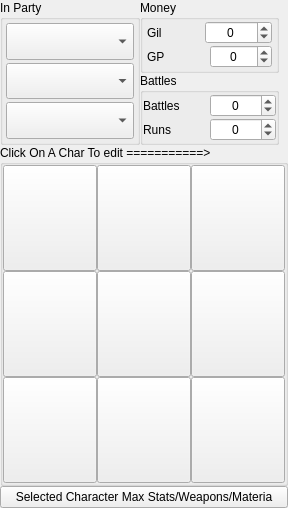
      <widget class="QWidget" name="tab_party">
       <property name="focusPolicy">
        <enum>Qt::NoFocus</enum>
       </property>
       <attribute name="title">
        <string>Party</string>
       </attribute>
       <layout class="QHBoxLayout" name="horizontalLayout_18">
        <property name="spacing">
         <number>0</number>
        </property>
        <property name="leftMargin">
         <number>0</number>
        </property>
        <property name="topMargin">
         <number>0</number>
        </property>
        <property name="rightMargin">
         <number>0</number>
        </property>
        <property name="bottomMargin">
         <number>0</number>
        </property>
        <item>
         <widget class="QFrame" name="frmParty">
          <layout class="QVBoxLayout" name="verticalLayout_23">
           <property name="spacing">
            <number>0</number>
           </property>
           <property name="leftMargin">
            <number>0</number>
           </property>
           <property name="topMargin">
            <number>0</number>
           </property>
           <property name="rightMargin">
            <number>0</number>
           </property>
           <property name="bottomMargin">
            <number>0</number>
           </property>
           <item>
            <widget class="QFrame" name="frmPartyMoney">
             <property name="sizePolicy">
              <sizepolicy hsizetype="Preferred" vsizetype="Fixed">
               <horstretch>0</horstretch>
               <verstretch>0</verstretch>
              </sizepolicy>
             </property>
             <layout class="QHBoxLayout" name="horizontalLayout_84">
              <property name="spacing">
               <number>0</number>
              </property>
              <property name="leftMargin">
               <number>0</number>
              </property>
              <property name="topMargin">
               <number>0</number>
              </property>
              <property name="bottomMargin">
               <number>0</number>
              </property>
              <item>
               <widget class="QGroupBox" name="party_group_box">
                <property name="minimumSize">
                 <size>
                  <width>0</width>
                  <height>145</height>
                 </size>
                </property>
                <property name="title">
                 <string>In Party</string>
                </property>
                <layout class="QVBoxLayout" name="verticalLayout_10">
                 <property name="spacing">
                  <number>3</number>
                 </property>
                 <property name="leftMargin">
                  <number>3</number>
                 </property>
                 <property name="topMargin">
                  <number>3</number>
                 </property>
                 <property name="rightMargin">
                  <number>3</number>
                 </property>
                 <property name="bottomMargin">
                  <number>3</number>
                 </property>
                 <item>
                  <widget class="QComboBox" name="combo_party1">
                   <property name="sizePolicy">
                    <sizepolicy hsizetype="Preferred" vsizetype="Preferred">
                     <horstretch>0</horstretch>
                     <verstretch>0</verstretch>
                    </sizepolicy>
                   </property>
                   <property name="maxVisibleItems">
                    <number>13</number>
                   </property>
                   <property name="iconSize">
                    <size>
                     <width>32</width>
                     <height>32</height>
                    </size>
                   </property>
                  </widget>
                 </item>
                 <item>
                  <widget class="QComboBox" name="combo_party2">
                   <property name="enabled">
                    <bool>true</bool>
                   </property>
                   <property name="sizePolicy">
                    <sizepolicy hsizetype="Preferred" vsizetype="Preferred">
                     <horstretch>0</horstretch>
                     <verstretch>0</verstretch>
                    </sizepolicy>
                   </property>
                   <property name="maxVisibleItems">
                    <number>13</number>
                   </property>
                   <property name="iconSize">
                    <size>
                     <width>32</width>
                     <height>32</height>
                    </size>
                   </property>
                  </widget>
                 </item>
                 <item>
                  <widget class="QComboBox" name="combo_party3">
                   <property name="sizePolicy">
                    <sizepolicy hsizetype="Preferred" vsizetype="Preferred">
                     <horstretch>0</horstretch>
                     <verstretch>0</verstretch>
                    </sizepolicy>
                   </property>
                   <property name="maxVisibleItems">
                    <number>13</number>
                   </property>
                   <property name="iconSize">
                    <size>
                     <width>32</width>
                     <height>32</height>
                    </size>
                   </property>
                  </widget>
                 </item>
                </layout>
               </widget>
              </item>
              <item>
               <widget class="QFrame" name="frmMoney_2">
                <layout class="QVBoxLayout" name="verticalLayout_14">
                 <property name="spacing">
                  <number>0</number>
                 </property>
                 <property name="leftMargin">
                  <number>0</number>
                 </property>
                 <property name="topMargin">
                  <number>0</number>
                 </property>
                 <property name="rightMargin">
                  <number>0</number>
                 </property>
                 <property name="bottomMargin">
                  <number>0</number>
                 </property>
                 <item>
                  <widget class="QGroupBox" name="groupBox_9">
                   <property name="title">
                    <string>Money</string>
                   </property>
                   <layout class="QVBoxLayout" name="verticalLayout_11">
                    <property name="spacing">
                     <number>0</number>
                    </property>
                    <property name="leftMargin">
                     <number>0</number>
                    </property>
                    <property name="topMargin">
                     <number>0</number>
                    </property>
                    <property name="rightMargin">
                     <number>0</number>
                    </property>
                    <property name="bottomMargin">
                     <number>0</number>
                    </property>
                    <item>
                     <layout class="QHBoxLayout" name="horizontalLayout_78">
                      <property name="spacing">
                       <number>0</number>
                      </property>
                      <property name="leftMargin">
                       <number>4</number>
                      </property>
                      <property name="rightMargin">
                       <number>4</number>
                      </property>
                      <item>
                       <widget class="QLabel" name="label_10">
                        <property name="text">
                         <string>Gil</string>
                        </property>
                       </widget>
                      </item>
                      <item>
                       <widget class="QSpinBox" name="sb_gil">
                        <property name="layoutDirection">
                         <enum>Qt::LeftToRight</enum>
                        </property>
                        <property name="wrapping">
                         <bool>true</bool>
                        </property>
                        <property name="alignment">
                         <set>Qt::AlignCenter</set>
                        </property>
                        <property name="accelerated">
                         <bool>true</bool>
                        </property>
                        <property name="correctionMode">
                         <enum>QAbstractSpinBox::CorrectToNearestValue</enum>
                        </property>
                        <property name="maximum">
                         <number>2147483647</number>
                        </property>
                       </widget>
                      </item>
                     </layout>
                    </item>
                    <item>
                     <layout class="QHBoxLayout" name="horizontalLayout_79">
                      <property name="spacing">
                       <number>0</number>
                      </property>
                      <property name="leftMargin">
                       <number>4</number>
                      </property>
                      <property name="rightMargin">
                       <number>4</number>
                      </property>
                      <item>
                       <widget class="QLabel" name="label_11">
                        <property name="text">
                         <string>GP</string>
                        </property>
                       </widget>
                      </item>
                      <item>
                       <widget class="QSpinBox" name="sb_gp">
                        <property name="enabled">
                         <bool>true</bool>
                        </property>
                        <property name="sizePolicy">
                         <sizepolicy hsizetype="Preferred" vsizetype="Fixed">
                          <horstretch>0</horstretch>
                          <verstretch>0</verstretch>
                         </sizepolicy>
                        </property>
                        <property name="wrapping">
                         <bool>true</bool>
                        </property>
                        <property name="alignment">
                         <set>Qt::AlignCenter</set>
                        </property>
                        <property name="accelerated">
                         <bool>true</bool>
                        </property>
                        <property name="correctionMode">
                         <enum>QAbstractSpinBox::CorrectToNearestValue</enum>
                        </property>
                        <property name="maximum">
                         <number>10000</number>
                        </property>
                       </widget>
                      </item>
                     </layout>
                    </item>
                   </layout>
                  </widget>
                 </item>
                 <item>
                  <widget class="QGroupBox" name="groupBox_10">
                   <property name="title">
                    <string>Battles</string>
                   </property>
                   <layout class="QVBoxLayout" name="verticalLayout_12">
                    <property name="spacing">
                     <number>0</number>
                    </property>
                    <property name="leftMargin">
                     <number>0</number>
                    </property>
                    <property name="topMargin">
                     <number>0</number>
                    </property>
                    <property name="rightMargin">
                     <number>0</number>
                    </property>
                    <property name="bottomMargin">
                     <number>0</number>
                    </property>
                    <item>
                     <layout class="QHBoxLayout" name="horizontalLayout_83">
                      <item>
                       <widget class="QLabel" name="label_38">
                        <property name="text">
                         <string>Battles</string>
                        </property>
                       </widget>
                      </item>
                      <item>
                       <widget class="QSpinBox" name="sb_battles">
                        <property name="enabled">
                         <bool>true</bool>
                        </property>
                        <property name="wrapping">
                         <bool>true</bool>
                        </property>
                        <property name="alignment">
                         <set>Qt::AlignCenter</set>
                        </property>
                        <property name="accelerated">
                         <bool>true</bool>
                        </property>
                        <property name="correctionMode">
                         <enum>QAbstractSpinBox::CorrectToNearestValue</enum>
                        </property>
                        <property name="maximum">
                         <number>65535</number>
                        </property>
                       </widget>
                      </item>
                     </layout>
                    </item>
                    <item>
                     <layout class="QHBoxLayout" name="horizontalLayout_81">
                      <item>
                       <widget class="QLabel" name="label_37">
                        <property name="text">
                         <string>Runs</string>
                        </property>
                       </widget>
                      </item>
                      <item>
                       <widget class="QSpinBox" name="sb_runs">
                        <property name="wrapping">
                         <bool>true</bool>
                        </property>
                        <property name="alignment">
                         <set>Qt::AlignCenter</set>
                        </property>
                        <property name="accelerated">
                         <bool>true</bool>
                        </property>
                        <property name="correctionMode">
                         <enum>QAbstractSpinBox::CorrectToNearestValue</enum>
                        </property>
                        <property name="maximum">
                         <number>65535</number>
                        </property>
                       </widget>
                      </item>
                     </layout>
                    </item>
                   </layout>
                  </widget>
                 </item>
                </layout>
               </widget>
              </item>
             </layout>
            </widget>
           </item>
           <item>
            <widget class="QGroupBox" name="groupBox_5">
             <property name="maximumSize">
              <size>
               <width>300</width>
               <height>350</height>
              </size>
             </property>
             <property name="title">
              <string>Click On A Char To edit ===========&gt;</string>
             </property>
             <layout class="QGridLayout" name="gridLayout_2">
              <property name="leftMargin">
               <number>0</number>
              </property>
              <property name="topMargin">
               <number>0</number>
              </property>
              <property name="rightMargin">
               <number>0</number>
              </property>
              <property name="bottomMargin">
               <number>0</number>
              </property>
              <property name="spacing">
               <number>0</number>
              </property>
              <item row="2" column="0">
               <widget class="QPushButton" name="btn_cait">
                <property name="sizePolicy">
                 <sizepolicy hsizetype="Preferred" vsizetype="Preferred">
                  <horstretch>0</horstretch>
                  <verstretch>0</verstretch>
                 </sizepolicy>
                </property>
                <property name="minimumSize">
                 <size>
                  <width>94</width>
                  <height>106</height>
                 </size>
                </property>
                <property name="maximumSize">
                 <size>
                  <width>94</width>
                  <height>106</height>
                 </size>
                </property>
                <property name="iconSize">
                 <size>
                  <width>98</width>
                  <height>106</height>
                 </size>
                </property>
               </widget>
              </item>
              <item row="1" column="1">
               <widget class="QPushButton" name="btn_red">
                <property name="enabled">
                 <bool>true</bool>
                </property>
                <property name="sizePolicy">
                 <sizepolicy hsizetype="Preferred" vsizetype="Preferred">
                  <horstretch>0</horstretch>
                  <verstretch>0</verstretch>
                 </sizepolicy>
                </property>
                <property name="minimumSize">
                 <size>
                  <width>94</width>
                  <height>106</height>
                 </size>
                </property>
                <property name="maximumSize">
                 <size>
                  <width>94</width>
                  <height>106</height>
                 </size>
                </property>
                <property name="iconSize">
                 <size>
                  <width>98</width>
                  <height>106</height>
                 </size>
                </property>
               </widget>
              </item>
              <item row="0" column="1">
               <widget class="QPushButton" name="btn_barret">
                <property name="sizePolicy">
                 <sizepolicy hsizetype="Preferred" vsizetype="Preferred">
                  <horstretch>0</horstretch>
                  <verstretch>0</verstretch>
                 </sizepolicy>
                </property>
                <property name="minimumSize">
                 <size>
                  <width>94</width>
                  <height>106</height>
                 </size>
                </property>
                <property name="maximumSize">
                 <size>
                  <width>94</width>
                  <height>106</height>
                 </size>
                </property>
                <property name="iconSize">
                 <size>
                  <width>98</width>
                  <height>106</height>
                 </size>
                </property>
               </widget>
              </item>
              <item row="2" column="2">
               <widget class="QPushButton" name="btn_cid">
                <property name="sizePolicy">
                 <sizepolicy hsizetype="Preferred" vsizetype="Preferred">
                  <horstretch>0</horstretch>
                  <verstretch>0</verstretch>
                 </sizepolicy>
                </property>
                <property name="minimumSize">
                 <size>
                  <width>94</width>
                  <height>106</height>
                 </size>
                </property>
                <property name="maximumSize">
                 <size>
                  <width>94</width>
                  <height>106</height>
                 </size>
                </property>
                <property name="iconSize">
                 <size>
                  <width>98</width>
                  <height>106</height>
                 </size>
                </property>
               </widget>
              </item>
              <item row="0" column="0">
               <widget class="QPushButton" name="btn_cloud">
                <property name="sizePolicy">
                 <sizepolicy hsizetype="Preferred" vsizetype="Preferred">
                  <horstretch>0</horstretch>
                  <verstretch>0</verstretch>
                 </sizepolicy>
                </property>
                <property name="minimumSize">
                 <size>
                  <width>94</width>
                  <height>106</height>
                 </size>
                </property>
                <property name="maximumSize">
                 <size>
                  <width>94</width>
                  <height>106</height>
                 </size>
                </property>
                <property name="iconSize">
                 <size>
                  <width>98</width>
                  <height>106</height>
                 </size>
                </property>
               </widget>
              </item>
              <item row="1" column="2">
               <widget class="QPushButton" name="btn_yuffie">
                <property name="sizePolicy">
                 <sizepolicy hsizetype="Preferred" vsizetype="Preferred">
                  <horstretch>0</horstretch>
                  <verstretch>0</verstretch>
                 </sizepolicy>
                </property>
                <property name="minimumSize">
                 <size>
                  <width>94</width>
                  <height>106</height>
                 </size>
                </property>
                <property name="maximumSize">
                 <size>
                  <width>94</width>
                  <height>106</height>
                 </size>
                </property>
                <property name="iconSize">
                 <size>
                  <width>98</width>
                  <height>106</height>
                 </size>
                </property>
               </widget>
              </item>
              <item row="1" column="0">
               <widget class="QPushButton" name="btn_aeris">
                <property name="sizePolicy">
                 <sizepolicy hsizetype="Preferred" vsizetype="Preferred">
                  <horstretch>0</horstretch>
                  <verstretch>0</verstretch>
                 </sizepolicy>
                </property>
                <property name="minimumSize">
                 <size>
                  <width>94</width>
                  <height>106</height>
                 </size>
                </property>
                <property name="maximumSize">
                 <size>
                  <width>94</width>
                  <height>106</height>
                 </size>
                </property>
                <property name="iconSize">
                 <size>
                  <width>98</width>
                  <height>106</height>
                 </size>
                </property>
               </widget>
              </item>
              <item row="0" column="2">
               <widget class="QPushButton" name="btn_tifa">
                <property name="sizePolicy">
                 <sizepolicy hsizetype="Preferred" vsizetype="Preferred">
                  <horstretch>0</horstretch>
                  <verstretch>0</verstretch>
                 </sizepolicy>
                </property>
                <property name="minimumSize">
                 <size>
                  <width>94</width>
                  <height>106</height>
                 </size>
                </property>
                <property name="maximumSize">
                 <size>
                  <width>94</width>
                  <height>106</height>
                 </size>
                </property>
                <property name="iconSize">
                 <size>
                  <width>98</width>
                  <height>106</height>
                 </size>
                </property>
               </widget>
              </item>
              <item row="2" column="1">
               <widget class="QPushButton" name="btn_vincent">
                <property name="sizePolicy">
                 <sizepolicy hsizetype="Preferred" vsizetype="Preferred">
                  <horstretch>0</horstretch>
                  <verstretch>0</verstretch>
                 </sizepolicy>
                </property>
                <property name="minimumSize">
                 <size>
                  <width>94</width>
                  <height>106</height>
                 </size>
                </property>
                <property name="maximumSize">
                 <size>
                  <width>94</width>
                  <height>106</height>
                 </size>
                </property>
                <property name="iconSize">
                 <size>
                  <width>98</width>
                  <height>106</height>
                 </size>
                </property>
               </widget>
              </item>
             </layout>
            </widget>
           </item>
           <item>
            <widget class="QPushButton" name="btn_maxChar">
             <property name="text">
              <string>Selected Character Max Stats/Weapons/Materia</string>
             </property>
            </widget>
           </item>
          </layout>
         </widget>
        </item>
        <item>
         <widget class="QFrame" name="group_char_editor_box">
          <widget class="QFrame" name="frame_status">
           <property name="geometry">
            <rect>
             <x>-340</x>
             <y>25</y>
             <width>766</width>
             <height>18</height>
            </rect>
           </property>
           <property name="sizePolicy">
            <sizepolicy hsizetype="Preferred" vsizetype="Fixed">
             <horstretch>0</horstretch>
             <verstretch>0</verstretch>
            </sizepolicy>
           </property>
           <property name="minimumSize">
            <size>
             <width>0</width>
             <height>18</height>
            </size>
           </property>
           <property name="maximumSize">
            <size>
             <width>16777215</width>
             <height>18</height>
            </size>
           </property>
           <layout class="QHBoxLayout" name="horizontalLayout_112">
            <property name="spacing">
             <number>0</number>
            </property>
            <property name="leftMargin">
             <number>0</number>
            </property>
            <property name="topMargin">
             <number>0</number>
            </property>
            <property name="rightMargin">
             <number>0</number>
            </property>
            <property name="bottomMargin">
             <number>0</number>
            </property>
            <item>
             <spacer name="horizontalSpacer_95">
              <property name="orientation">
               <enum>Qt::Horizontal</enum>
              </property>
              <property name="sizeType">
               <enum>QSizePolicy::Fixed</enum>
              </property>
              <property name="sizeHint" stdset="0">
               <size>
                <width>14</width>
                <height>18</height>
               </size>
              </property>
             </spacer>
            </item>
            <item>
             <widget class="QLabel" name="lbl_fileName">
              <property name="sizePolicy">
               <sizepolicy hsizetype="Preferred" vsizetype="Fixed">
                <horstretch>0</horstretch>
                <verstretch>0</verstretch>
               </sizepolicy>
              </property>
              <property name="minimumSize">
               <size>
                <width>0</width>
                <height>18</height>
               </size>
              </property>
              <property name="maximumSize">
               <size>
                <width>16777215</width>
                <height>18</height>
               </size>
              </property>
              <property name="lineWidth">
               <number>0</number>
              </property>
             </widget>
            </item>
            <item>
             <spacer name="horizontalSpacer_76">
              <property name="orientation">
               <enum>Qt::Horizontal</enum>
              </property>
             </spacer>
            </item>
            <item>
             <widget class="QLabel" name="lbl_current_slot_txt">
              <property name="sizePolicy">
               <sizepolicy hsizetype="Preferred" vsizetype="Fixed">
                <horstretch>0</horstretch>
                <verstretch>0</verstretch>
               </sizepolicy>
              </property>
              <property name="minimumSize">
               <size>
                <width>0</width>
                <height>18</height>
               </size>
              </property>
              <property name="maximumSize">
               <size>
                <width>16777215</width>
                <height>18</height>
               </size>
              </property>
             </widget>
            </item>
            <item>
             <spacer name="horizontalSpacer_115">
              <property name="orientation">
               <enum>Qt::Horizontal</enum>
              </property>
              <property name="sizeType">
               <enum>QSizePolicy::Fixed</enum>
              </property>
              <property name="sizeHint" stdset="0">
               <size>
                <width>14</width>
                <height>18</height>
               </size>
              </property>
             </spacer>
            </item>
           </layout>
          </widget>
         </widget>
        </item>
       </layout>
      </widget>
